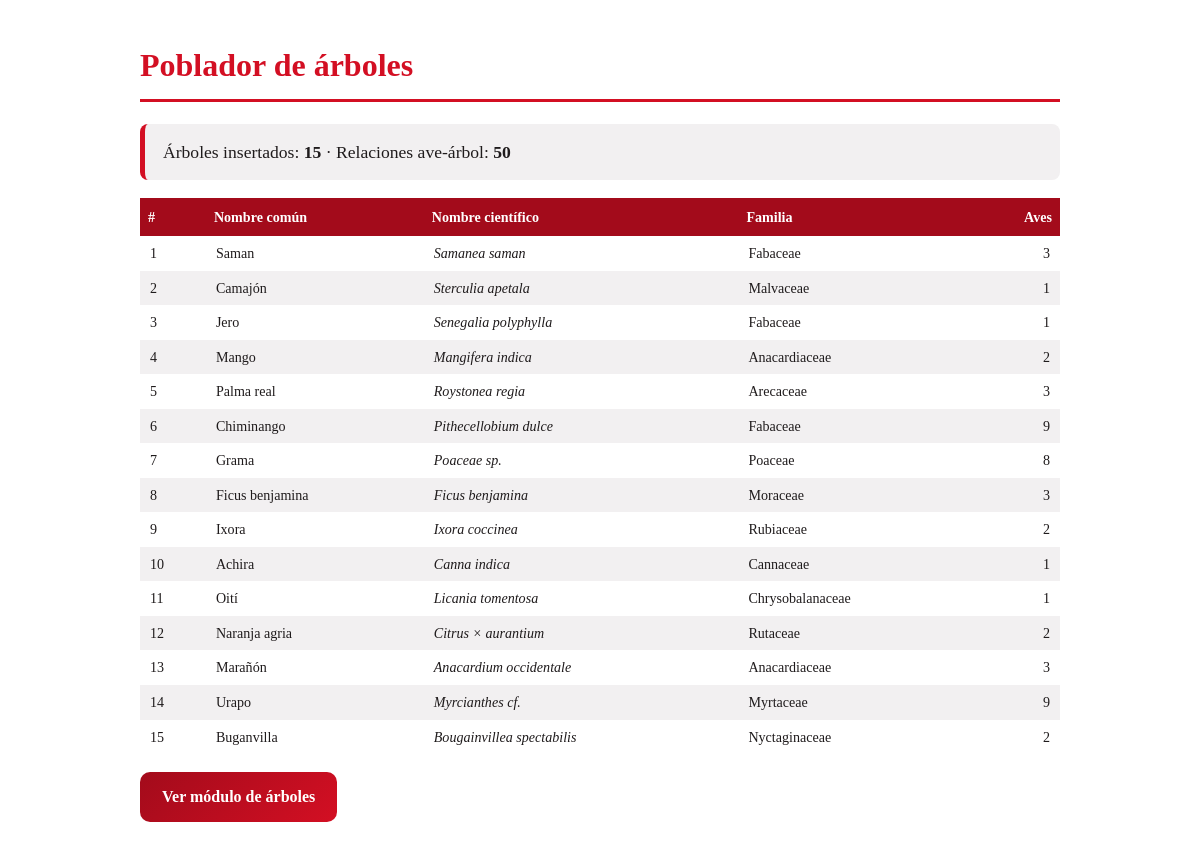
The app's page /poblador_arboles.php with its own data.
### tables this page shows
CREATE TABLE `arboles` (
  `id_arbol` int(11) NOT NULL,
  `nombre_comun` varchar(80) NOT NULL,
  `nombre_cientifico` varchar(120) DEFAULT NULL,
  `familia` varchar(80) DEFAULT NULL,
  `descripcion` text DEFAULT NULL,
  `ruta` varchar(300) NOT NULL,
  `orden` int(11) NOT NULL DEFAULT 0
);

### poblador_arboles.php (the view, shortened to what this page needs)
<?php
include 'conexion.php';
mysqli_set_charset($conexion, "utf8mb4");
mysqli_query($conexion, "SET FOREIGN_KEY_CHECKS = 0");
mysqli_query($conexion, "TRUNCATE TABLE arboles_aves");
mysqli_query($conexion, "TRUNCATE TABLE arboles");
mysqli_query($conexion, "SET FOREIGN_KEY_CHECKS = 1");
$no_arboles = (int)mysqli_fetch_assoc(
    mysqli_query($conexion, "SELECT COUNT(*) n FROM arboles"))['n'];
$no_relaciones = (int)mysqli_fetch_assoc(
    mysqli_query($conexion, "SELECT COUNT(*) n FROM arboles_aves"))['n'];
echo "<!DOCTYPE html><html lang='es'><head><meta charset='UTF-8'>"
   . "<title>Poblador de árboles</title>"
   . "<style>
        body{font-family:'Roboto Slab',serif;max-width:920px;margin:40px auto;padding:0 24px;color:#1F1B1C;line-height:1.6}
        h1{color:#D30F23;border-bottom:3px solid #D30F23;padding-bottom:8px}
        .ok{background:#F2F0F1;border-left:5px solid #D30F23;padding:14px 18px;border-radius:8px;margin:18px 0;font-size:1.1rem}
        a.btn{display:inline-block;margin-top:18px;background:linear-gradient(135deg,#A30B1B,#D30F23);color:#fff;padding:12px 22px;border-radius:10px;text-decoration:none;font-weight:700}
      </style></head><body>";
echo "<h1>Poblador de árboles</h1>";
echo "<div class='ok'>Árboles insertados: <strong>$no_arboles</strong> · "
   . "Relaciones ave-árbol: <strong>$no_relaciones</strong></div>";
$res = mysqli_query($conexion,
   "SELECT a.id_arbol, a.nombre_comun, a.nombre_cientifico, a.familia,
           COUNT(r.id_aves) AS n_aves
    FROM arboles a
    LEFT JOIN arboles_aves r ON r.id_arbol = a.id_arbol
    GROUP BY a.id_arbol
    ORDER BY a.orden");
echo "<table style='width:100%;border-collapse:collapse;font-size:.88rem;margin-top:14px'>";
echo "<tr style='background:#A30B1B;color:#fff'>"
   . "<th style='padding:8px;text-align:left'>#</th>"
   . "<th style='padding:8px;text-align:left'>Nombre común</th>"
   . "<th style='padding:8px;text-align:left'>Nombre científico</th>"
   . "<th style='padding:8px;text-align:left'>Familia</th>"
   . "<th style='padding:8px;text-align:right'>Aves</th></tr>";
$row_alt = 0;
while ($fila = mysqli_fetch_assoc($res)) {
    $bg = ($row_alt++ % 2) ? '#F2F0F1' : '#ffffff';
    echo "<tr style='background:$bg'>";
    echo "<td style='padding:6px 10px'>" . (int)$fila['id_arbol'] . "</td>";
    echo "<td style='padding:6px 10px'>" . htmlspecialchars($fila['nombre_comun'], ENT_QUOTES, 'UTF-8') . "</td>";
    echo "<td style='padding:6px 10px;font-style:italic'>" . htmlspecialchars($fila['nombre_cientifico'], ENT_QUOTES, 'UTF-8') . "</td>";
    echo "<td style='padding:6px 10px'>" . htmlspecialchars($fila['familia'], ENT_QUOTES, 'UTF-8') . "</td>";
    echo "<td style='padding:6px 10px;text-align:right'>" . (int)$fila['n_aves'] . "</td>";
    echo "</tr>";
}
echo "</table>";
echo "<a class='btn' href='arboles.php'>Ver módulo de árboles</a>";
echo "</body></html>";
?>

### poblador_arboles.php (style rules this page uses)
body { font-family:'Roboto Slab',serif;max-width:920px;margin:40px auto;padding:0 24px;color:#1F1B1C;line-height:1.6 }
h1 { color:#D30F23;border-bottom:3px solid #D30F23;padding-bottom:8px }
.ok { background:#F2F0F1;border-left:5px solid #D30F23;padding:14px 18px;border-radius:8px;margin:18px 0;font-size:1.1rem }
a.btn { display:inline-block;margin-top:18px;background:linear-gradient(135deg,#A30B1B,#D30F23);color:#fff;padding:12px 22px;border-radius:10px;text-decoration:none;font-weight:700 }

### records on screen
arboles: id_arbol "1", nombre_comun "Saman", nombre_cientifico "Samanea saman", familia "Fabaceae", n_aves "3"
arboles: id_arbol "2", nombre_comun "Camajón", nombre_cientifico "Sterculia apetala", familia "Malvaceae", n_aves "1"
arboles: id_arbol "3", nombre_comun "Jero", nombre_cientifico "Senegalia polyphylla", familia "Fabaceae", n_aves "1"
arboles: id_arbol "4", nombre_comun "Mango", nombre_cientifico "Mangifera indica", familia "Anacardiaceae", n_aves "2"
arboles: id_arbol "5", nombre_comun "Palma real", nombre_cientifico "Roystonea regia", familia "Arecaceae", n_aves "3"
arboles: id_arbol "6", nombre_comun "Chiminango", nombre_cientifico "Pithecellobium dulce", familia "Fabaceae", n_aves "9"
arboles: id_arbol "7", nombre_comun "Grama", nombre_cientifico "Poaceae sp.", familia "Poaceae", n_aves "8"
arboles: id_arbol "8", nombre_comun "Ficus benjamina", nombre_cientifico "Ficus benjamina", familia "Moraceae", n_aves "3"
arboles: id_arbol "9", nombre_comun "Ixora", nombre_cientifico "Ixora coccinea", familia "Rubiaceae", n_aves "2"
arboles: id_arbol "10", nombre_comun "Achira", nombre_cientifico "Canna indica", familia "Cannaceae", n_aves "1"
arboles: id_arbol "11", nombre_comun "Oití", nombre_cientifico "Licania tomentosa", familia "Chrysobalanaceae", n_aves "1"
arboles: id_arbol "12", nombre_comun "Naranja agria", nombre_cientifico "Citrus × aurantium", familia "Rutaceae", n_aves "2"
arboles: id_arbol "13", nombre_comun "Marañón", nombre_cientifico "Anacardium occidentale", familia "Anacardiaceae", n_aves "3"
arboles: id_arbol "14", nombre_comun "Urapo", nombre_cientifico "Myrcianthes cf.", familia "Myrtaceae", n_aves "9"
arboles: id_arbol "15", nombre_comun "Buganvilla", nombre_cientifico "Bougainvillea spectabilis", familia "Nyctaginaceae", n_aves "2"

### other values on screen
$no_arboles "15"
$no_relaciones "50"
